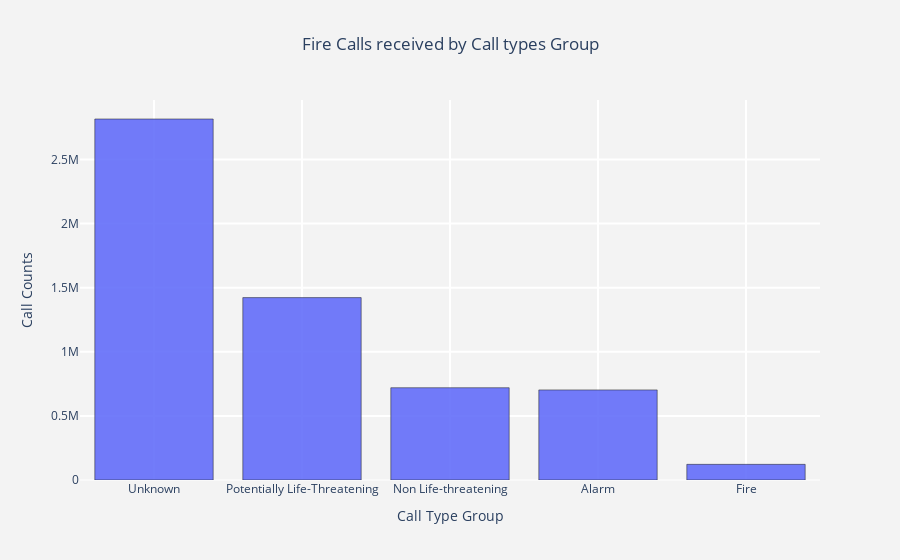

Write notebook code for a chart like this one.
### Markdown cell above
### Fire Calls received by Call types Group

### Code cell
tg_ch  =  df["Call Type Group"].value_counts().reset_index()
tg_ch.columns  = ["call_type_group","count"]

trace1 = go.Bar(x = tg_ch["call_type_group"]  , y = tg_ch["count"],
                name = "Incidents by Call Type Group",
                marker = dict(line = dict(width = .5,color = "black")),
                opacity = .9)

layout = go.Layout(dict(title = "Fire Calls received by Call types Group", title_x=0.5,
                        plot_bgcolor  = "rgb(243,243,243)",
                        paper_bgcolor = "rgb(243,243,243)",
                        xaxis = dict(gridcolor = 'rgb(255, 255, 255)',
                                     title = "Call Type Group",
                                     zerolinewidth=1,ticklen=5,gridwidth=2),
                        yaxis = dict(gridcolor = 'rgb(255, 255, 255)',
                                     title = "Call Counts",
                                     zerolinewidth=1,ticklen=5,gridwidth=2),
                       )
                  )

data = [trace1]
fig  = go.Figure(data=data,layout=layout)
py.iplot(fig)

### Figure 1 — Plotly figure (JSON) as saved in the notebook; plotly's stock layout.template omitted (floating-point values rounded to 4 significant figures)
{"data": [{"marker": {"line": {"color": "black", "width": 0.5}}, "name": "Incidents by Call Type Group", "opacity": 0.9, "type": "bar", "x": ["Unknown", "Potentially Life-Threatening", "Non Life-threatening", "Alarm", "Fire"], "y": [2815447, 1422485, 719581, 702532, 122089]}], "layout": {"paper_bgcolor": "rgb(243,243,243)", "plot_bgcolor": "rgb(243,243,243)", "title": {"text": "Fire Calls received by Call types Group", "x": 0.5}, "xaxis": {"gridcolor": "rgb(255, 255, 255)", "gridwidth": 2, "ticklen": 5, "title": {"text": "Call Type Group"}, "zerolinewidth": 1}, "yaxis": {"gridcolor": "rgb(255, 255, 255)", "gridwidth": 2, "ticklen": 5, "title": {"text": "Call Counts"}, "zerolinewidth": 1}}}
